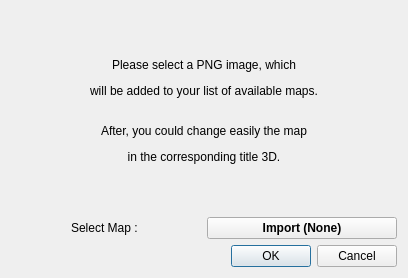
<?xml version="1.0" encoding="UTF-8"?>
<ui version="4.0">
 <class>Qdialog</class>
 <widget class="QDialog" name="Qdialog">
  <property name="geometry">
   <rect>
    <x>0</x>
    <y>0</y>
    <width>408</width>
    <height>278</height>
   </rect>
  </property>
  <property name="windowTitle">
   <string>Import Maps</string>
  </property>
  <property name="windowIcon">
   <iconset>
    <normaloff>icons/openshot.png</normaloff>icons/openshot.png</iconset>
  </property>
  <property name="locale">
   <locale language="English" country="UnitedKingdom"/>
  </property>
  <layout class="QGridLayout" name="gridLayout">
   <item row="0" column="0" colspan="2">
    <widget class="QLabel" name="lblText">
     <property name="text">
      <string>&lt;html&gt;&lt;head/&gt;&lt;body&gt;&lt;p&gt;Please select a PNG image, which&lt;/p&gt;&lt;p&gt;will be added to your list of available maps.&lt;br/&gt;&lt;/p&gt;&lt;p&gt;After, you could change easily the map&lt;/p&gt;&lt;p&gt;in the corresponding title 3D.&lt;/p&gt;&lt;/body&gt;&lt;/html&gt;</string>
     </property>
     <property name="alignment">
      <set>Qt::AlignCenter</set>
     </property>
    </widget>
   </item>
   <item row="1" column="0">
    <widget class="QLabel" name="lblSelectTransition">
     <property name="text">
      <string>Select Map : </string>
     </property>
     <property name="alignment">
      <set>Qt::AlignCenter</set>
     </property>
    </widget>
   </item>
   <item row="1" column="1">
    <widget class="QPushButton" name="btnImport">
     <property name="font">
      <font>
       <weight>75</weight>
       <bold>true</bold>
      </font>
     </property>
     <property name="text">
      <string>Import (None)</string>
     </property>
    </widget>
   </item>
   <item row="2" column="0" colspan="2">
    <widget class="QDialogButtonBox" name="buttonBox">
     <property name="orientation">
      <enum>Qt::Horizontal</enum>
     </property>
     <property name="standardButtons">
      <set>QDialogButtonBox::Cancel|QDialogButtonBox::Ok</set>
     </property>
    </widget>
   </item>
  </layout>
 </widget>
 <resources/>
 <connections>
  <connection>
   <sender>buttonBox</sender>
   <signal>accepted()</signal>
   <receiver>Qdialog</receiver>
   <slot>accept()</slot>
   <hints>
    <hint type="sourcelabel">
     <x>248</x>
     <y>254</y>
    </hint>
    <hint type="destinationlabel">
     <x>157</x>
     <y>274</y>
    </hint>
   </hints>
  </connection>
  <connection>
   <sender>buttonBox</sender>
   <signal>rejected()</signal>
   <receiver>Qdialog</receiver>
   <slot>reject()</slot>
   <hints>
    <hint type="sourcelabel">
     <x>316</x>
     <y>260</y>
    </hint>
    <hint type="destinationlabel">
     <x>286</x>
     <y>274</y>
    </hint>
   </hints>
  </connection>
 </connections>
</ui>
